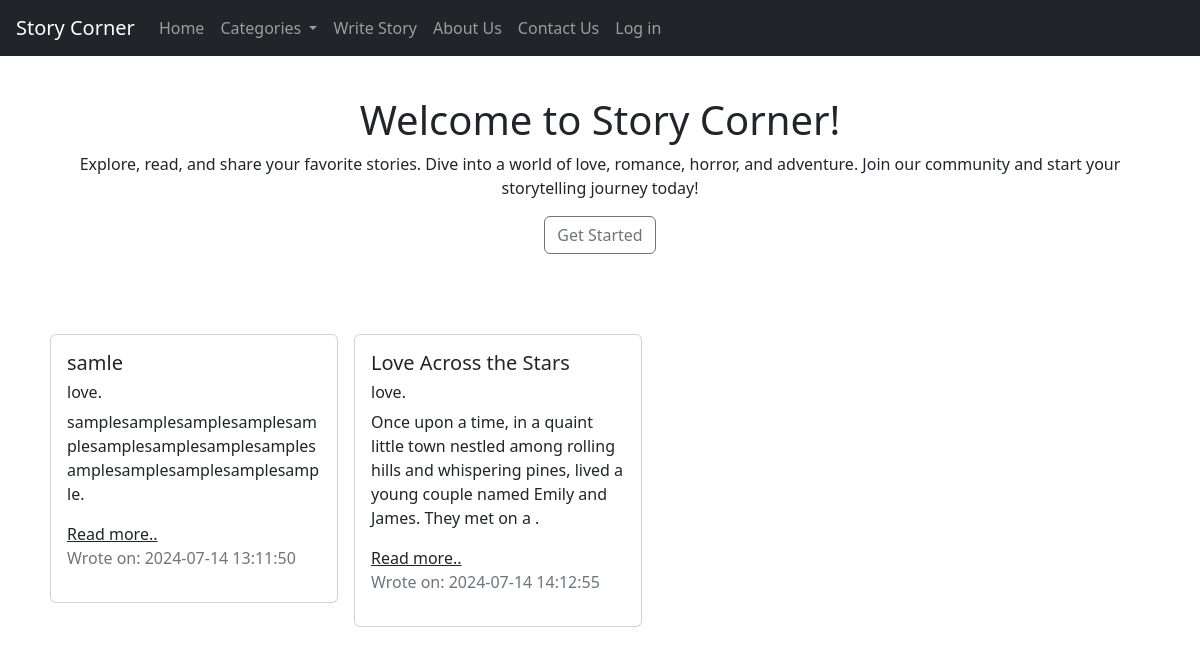
The app's page /, older data.
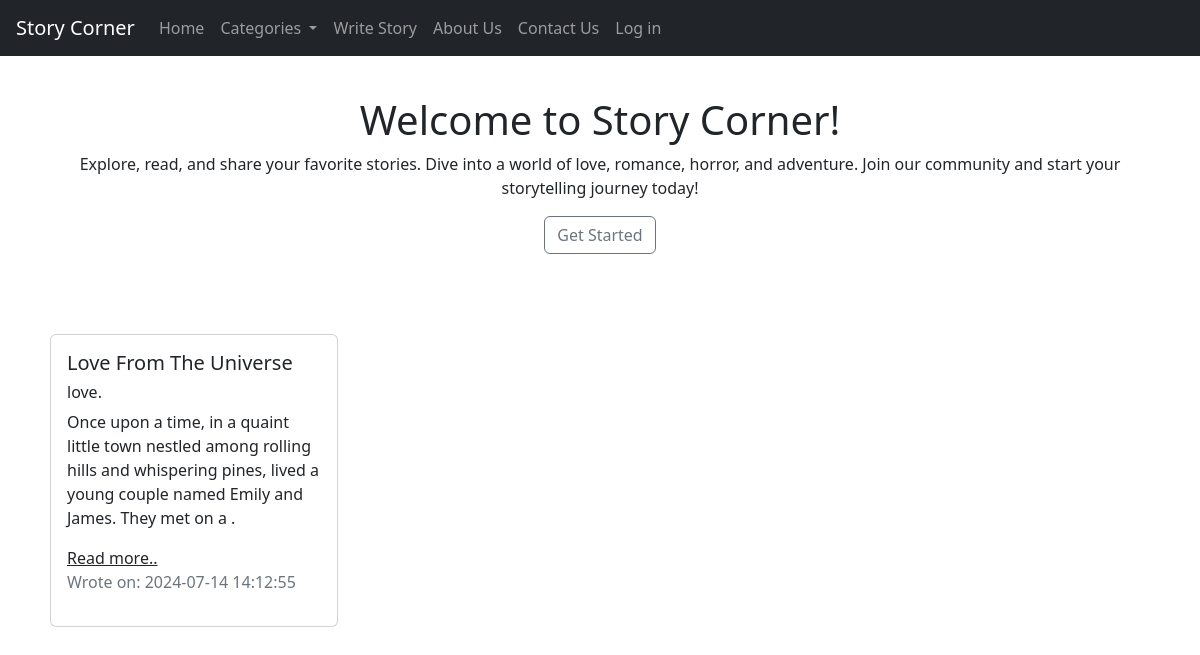
The same page, newer data.
### models.py (models this page shows, shortened)
class Story(db.Model):
    __tablename__ = 'stories'
    id = db.Column(db.Integer, primary_key=True)
    title = db.Column(db.String(200), nullable=False)
    content = db.Column(db.Text, nullable=False)
    category = db.Column(db.String(50), nullable=False)
    user_id = db.Column(db.Integer, db.ForeignKey('users.id'), nullable=False)
    is_deleted = db.Column(db.Boolean(), nullable=False, default=False)
    updated_at = db.Column(db.DateTime(), nullable=False, default=db.func.now())
    created_at = db.Column(db.DateTime(), nullable=False, default=db.func.now())
    comments = db.relationship('Comment', backref='story', lazy=True)

### app.py (the view)
@app.route('/')
def index():
    stories = Story.query.order_by(Story.created_at.asc()).all()
    return render_template('index.html',stories=stories)

### templates/index.html (shortened to what this page needs)
{% extends 'base.html' %}
{% block content %}
<div class="welcome-section mt-5 pt-5">
    <div class="container text-center ">
        <h1>Welcome to Story Corner!</h1>
        <p>Explore, read, and share your favorite stories. Dive into a world of love, romance, horror, and adventure. Join our community and start your storytelling journey today!</p>
        <a href="{{url_for('login')}}" class="btn btn-outline-secondary">Get Started</a>
    </div>
</div>
<div class="container mt-5 pt-4">
    <div class="d-flex flex-row">
        {%for story in stories%}
          <div class="p-2">
            <div class="card" style="width: 18rem;">
          <div class="card-body">
            <h5 class="card-title">{{story.title}}</h5>
            <h6 class="card-text">{{story.category}}.</h6>
            <p class="card-text">{{story.content[:150]}}.</p>
            <a href="{{url_for('view_story', story_id=story.id)}}" class="text-dark">Read more..</a><br>
            <p class="text-secondary">Wrote on: {{story.created_at}}</p>
          </div>
        </div>
          </div>
        {% endfor %}
</div>
{% endblock %}

Row changes from the older to the newer data that the page shows:
removed Story: title "samle", category "love", content "samplesamplesamplesamplesamplesamplesamplesamplesamplesamplesamplesamplesamplesample", created_at "2024-07-14 13:11:50"
changed Story "love": title "Love Across the Stars" → "Love From The Universe"
